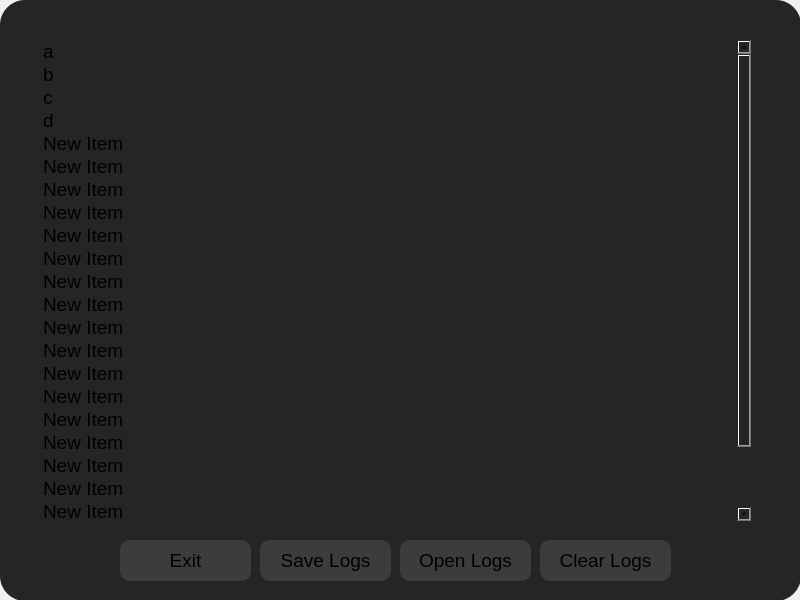
<?xml version="1.0" encoding="UTF-8"?>
<ui version="4.0">
 <class>ConsoleWindow</class>
 <widget class="QMainWindow" name="ConsoleWindow">
  <property name="geometry">
   <rect>
    <x>0</x>
    <y>0</y>
    <width>800</width>
    <height>600</height>
   </rect>
  </property>
  <property name="windowTitle">
   <string>MainWindow</string>
  </property>
  <widget class="QWidget" name="centralwidget">
   <widget class="QFrame" name="Background_2">
    <property name="geometry">
     <rect>
      <x>0</x>
      <y>0</y>
      <width>801</width>
      <height>601</height>
     </rect>
    </property>
    <property name="styleSheet">
     <string notr="true">background:rgb(35, 38, 37);
border-radius: 25px;</string>
    </property>
    <property name="frameShape">
     <enum>QFrame::StyledPanel</enum>
    </property>
    <property name="frameShadow">
     <enum>QFrame::Raised</enum>
    </property>
    <widget class="QPushButton" name="Exit">
     <property name="geometry">
      <rect>
       <x>120</x>
       <y>540</y>
       <width>131</width>
       <height>41</height>
      </rect>
     </property>
     <property name="font">
      <font>
       <pointsize>14</pointsize>
      </font>
     </property>
     <property name="cursor">
      <cursorShape>PointingHandCursor</cursorShape>
     </property>
     <property name="styleSheet">
      <string notr="true">QPushButton{
background: rgb(58,61,59);
border-radius: 10px;
}
        QPushButton:hover {
background: rgb(55,55,55);
        }</string>
     </property>
     <property name="text">
      <string>Exit</string>
     </property>
    </widget>
    <widget class="QPushButton" name="Exit_2">
     <property name="geometry">
      <rect>
       <x>260</x>
       <y>540</y>
       <width>131</width>
       <height>41</height>
      </rect>
     </property>
     <property name="font">
      <font>
       <pointsize>14</pointsize>
      </font>
     </property>
     <property name="cursor">
      <cursorShape>PointingHandCursor</cursorShape>
     </property>
     <property name="styleSheet">
      <string notr="true">QPushButton{
background: rgb(58,61,59);
border-radius: 10px;
}
        QPushButton:hover {
background: rgb(55,55,55);
        }</string>
     </property>
     <property name="text">
      <string>Save Logs</string>
     </property>
    </widget>
    <widget class="QPushButton" name="Exit_3">
     <property name="geometry">
      <rect>
       <x>400</x>
       <y>540</y>
       <width>131</width>
       <height>41</height>
      </rect>
     </property>
     <property name="font">
      <font>
       <pointsize>14</pointsize>
      </font>
     </property>
     <property name="cursor">
      <cursorShape>PointingHandCursor</cursorShape>
     </property>
     <property name="styleSheet">
      <string notr="true">QPushButton{
background: rgb(58,61,59);
border-radius: 10px;
}
        QPushButton:hover {
background: rgb(55,55,55);
        }</string>
     </property>
     <property name="text">
      <string>Open Logs</string>
     </property>
    </widget>
    <widget class="QPushButton" name="Exit_4">
     <property name="geometry">
      <rect>
       <x>540</x>
       <y>540</y>
       <width>131</width>
       <height>41</height>
      </rect>
     </property>
     <property name="font">
      <font>
       <pointsize>14</pointsize>
      </font>
     </property>
     <property name="cursor">
      <cursorShape>PointingHandCursor</cursorShape>
     </property>
     <property name="styleSheet">
      <string notr="true">QPushButton{
background: rgb(58,61,59);
border-radius: 10px;
}
        QPushButton:hover {
background: rgb(55,55,55);
        }</string>
     </property>
     <property name="text">
      <string>Clear Logs</string>
     </property>
    </widget>
    <widget class="QListWidget" name="listWidget">
     <property name="geometry">
      <rect>
       <x>40</x>
       <y>40</y>
       <width>711</width>
       <height>481</height>
      </rect>
     </property>
     <property name="font">
      <font>
       <pointsize>14</pointsize>
      </font>
     </property>
     <item>
      <property name="text">
       <string>a</string>
      </property>
     </item>
     <item>
      <property name="text">
       <string>b</string>
      </property>
     </item>
     <item>
      <property name="text">
       <string>c</string>
      </property>
     </item>
     <item>
      <property name="text">
       <string>d</string>
      </property>
     </item>
     <item>
      <property name="text">
       <string>New Item</string>
      </property>
     </item>
     <item>
      <property name="text">
       <string>New Item</string>
      </property>
     </item>
     <item>
      <property name="text">
       <string>New Item</string>
      </property>
     </item>
     <item>
      <property name="text">
       <string>New Item</string>
      </property>
     </item>
     <item>
      <property name="text">
       <string>New Item</string>
      </property>
     </item>
     <item>
      <property name="text">
       <string>New Item</string>
      </property>
     </item>
     <item>
      <property name="text">
       <string>New Item</string>
      </property>
     </item>
     <item>
      <property name="text">
       <string>New Item</string>
      </property>
     </item>
     <item>
      <property name="text">
       <string>New Item</string>
      </property>
     </item>
     <item>
      <property name="text">
       <string>New Item</string>
      </property>
     </item>
     <item>
      <property name="text">
       <string>New Item</string>
      </property>
     </item>
     <item>
      <property name="text">
       <string>New Item</string>
      </property>
     </item>
     <item>
      <property name="text">
       <string>New Item</string>
      </property>
     </item>
     <item>
      <property name="text">
       <string>New Item</string>
      </property>
     </item>
     <item>
      <property name="text">
       <string>New Item</string>
      </property>
     </item>
     <item>
      <property name="text">
       <string>New Item</string>
      </property>
     </item>
     <item>
      <property name="text">
       <string>New Item</string>
      </property>
     </item>
     <item>
      <property name="text">
       <string>New Item</string>
      </property>
     </item>
     <item>
      <property name="text">
       <string>e</string>
      </property>
     </item>
    </widget>
   </widget>
  </widget>
 </widget>
 <resources/>
 <connections/>
</ui>
